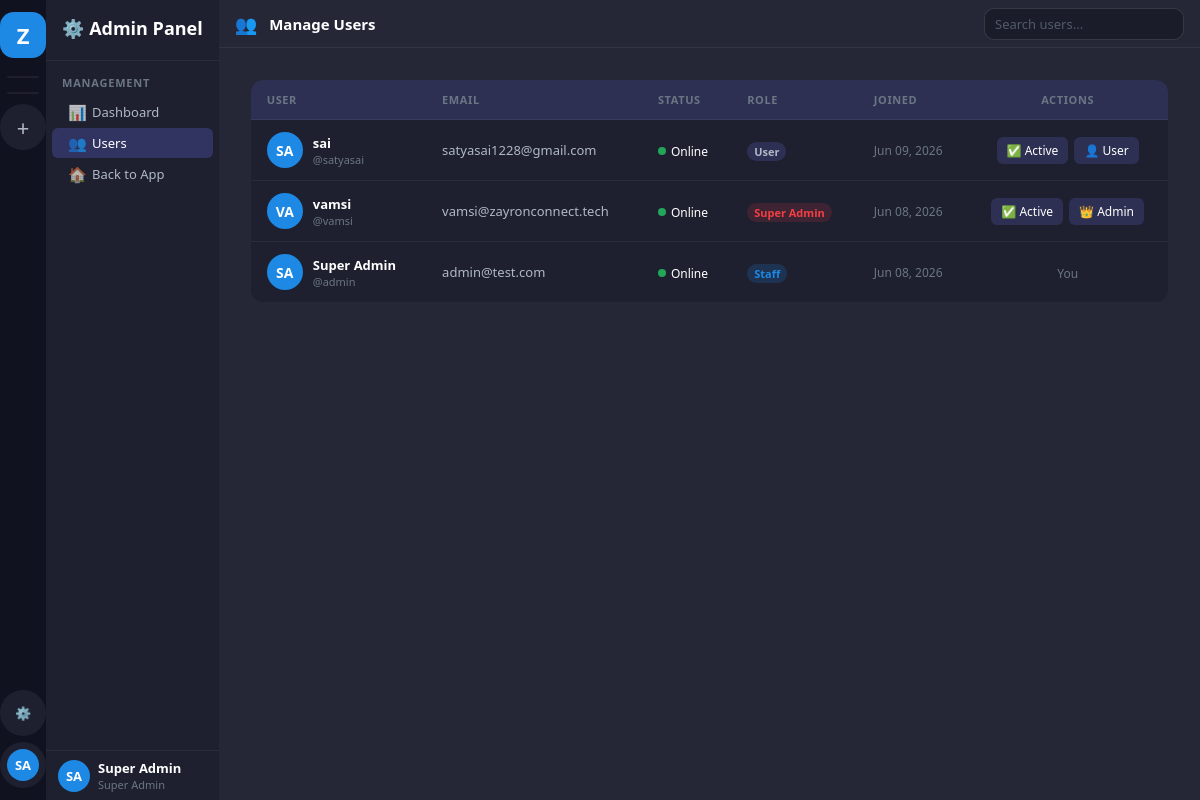
The app's page /admin-panel/users/ (signed in) with its own data.
### accounts/models.py (models this page shows, shortened)
class User(AbstractUser):
    ROLE_CHOICES = [
        ('super_admin', 'Super Admin'),
        ('hr', 'HR'),
        ('employee', 'Employee'),
    ]
    STATUS_CHOICES = [
        ('online', 'Online'),
        ('offline', 'Offline'),
        ('busy', 'Busy'),
        ('away', 'Away'),
    ]
    display_name = models.CharField(max_length=100, blank=True)
    avatar = models.ImageField(upload_to='avatars/', null=True, blank=True)
    is_super_admin = models.BooleanField(default=False)  # Legacy, kept for compatibility
    role = models.CharField(max_length=20, default='employee', choices=ROLE_CHOICES)
    status = models.CharField(max_length=20, default='offline', choices=STATUS_CHOICES)
    bio = models.TextField(blank=True)
    phone = models.CharField(max_length=20, blank=True)
    created_by = models.ForeignKey('self', on_delete=models.SET_NULL, null=True, blank=True, related_name='created_users')
    class Meta:
        db_table = 'zc_users'
    def get_display_name(self):
        return self.display_name or self.get_full_name() or self.username
    def get_status_color(self):
        return {
            'online': '#23a55a',
            'offline': '#80848e',
            'busy': '#f23f43',
            'away': '#f0b232',
        }.get(self.status, '#80848e')
    def get_initials(self):
        name = self.get_display_name()
        parts = name.split()
        if len(parts) >= 2:
            return (parts[0][0] + parts[1][0]).upper()
        return name[:2].upper() if name else 'U'

### accounts/views.py (the view)
# urls.py: path('admin-panel/users/', views.admin_users, name='admin_users'),
@login_required
def admin_users(request):
    if not (request.user.is_super_admin or request.user.is_staff):
        return redirect('dashboard')
    users = User.objects.all().order_by('-date_joined')
    return render(request, 'admin_panel/users.html', {
        'users': users,
        'all_projects': request.user.projects.filter(is_active=True),
    })

### templates/admin_panel/users.html (shortened to what this page needs)
{% extends 'base.html' %}
{% block sidebar %}
<nav class="sidebar-channels">
  <div class="sc-header">
    <h2>⚙️ Admin Panel</h2>
  </div>
  <div class="sc-body">
    <div class="sc-section">
      <div class="sc-section-title">Management</div>
      <a href="/admin-panel/" class="ch-item">
        <span class="ch-icon">📊</span><span class="ch-name">Dashboard</span>
      </a>
      <a href="/admin-panel/users/" class="ch-item active">
        <span class="ch-icon">👥</span><span class="ch-name">Users</span>
      </a>
      <a href="/dashboard/" class="ch-item">
        <span class="ch-icon">🏠</span><span class="ch-name">Back to App</span>
      </a>
    </div>
  </div>
  <div class="sc-userbar">
    <div class="avatar avatar-32" style="background:var(--accent)">{{ user.get_initials }}</div>
    <div style="flex:1;min-width:0"><div class="ub-name">{{ user.get_display_name }}</div><div class="ub-tag">Super Admin</div></div>
  </div>
</nav>
{% endblock %}
{% block content %}
<div class="content-header">
  <span class="ch-icon-lg">👥</span>
  <h3>Manage Users</h3>
  <div class="header-actions">
    <input type="text" id="user-search" class="form-control" placeholder="Search users..." style="width:200px;padding:6px 10px;font-size:13px">
  </div>
</div>
<div class="dashboard-content">
  <div style="background:var(--bg-sidebar-r);border-radius:12px;overflow:hidden">
    <table style="width:100%;border-collapse:collapse" id="users-table">
      <thead>
        <tr style="background:var(--bg-hover)">
          <th style="text-align:left;padding:12px 16px;font-size:11px;color:var(--text-3);text-transform:uppercase;letter-spacing:.6px">User</th>
          <th style="text-align:left;padding:12px 16px;font-size:11px;color:var(--text-3);text-transform:uppercase;letter-spacing:.6px">Email</th>
          <th style="text-align:left;padding:12px 16px;font-size:11px;color:var(--text-3);text-transform:uppercase;letter-spacing:.6px">Status</th>
          <th style="text-align:left;padding:12px 16px;font-size:11px;color:var(--text-3);text-transform:uppercase;letter-spacing:.6px">Role</th>
          <th style="text-align:left;padding:12px 16px;font-size:11px;color:var(--text-3);text-transform:uppercase;letter-spacing:.6px">Joined</th>
          <th style="text-align:center;padding:12px 16px;font-size:11px;color:var(--text-3);text-transform:uppercase;letter-spacing:.6px">Actions</th>
        </tr>
      </thead>
      <tbody>
        {% for u in users %}
        <tr style="border-top:1px solid var(--border)" id="user-row-{{ u.id }}" data-name="{{ u.get_display_name|lower }} {{ u.username|lower }} {{ u.email|lower }}">
          <td style="padding:12px 16px">
            <div style="display:flex;align-items:center;gap:10px">
              <div class="avatar avatar-36" style="background:var(--accent)">
                {% if u.avatar %}<img src="{{ u.avatar.url }}" alt="">{% else %}{{ u.get_initials }}{% endif %}
              </div>
              <div>
                <div style="font-size:13px;font-weight:600">{{ u.get_display_name }}</div>
                <div style="font-size:11px;color:var(--text-3)">@{{ u.username }}</div>
              </div>
            </div>
          </td>
          <td style="padding:12px 16px;font-size:13px;color:var(--text-2)">{{ u.email }}</td>
          <td style="padding:12px 16px">
            <span style="display:inline-flex;align-items:center;gap:5px;font-size:12px">
              <span style="width:8px;height:8px;border-radius:50%;background:{{ u.get_status_color }}"></span>
              {{ u.get_status_display }}
            </span>
          </td>
          <td style="padding:12px 16px">
            {% if u.is_super_admin %}<span class="badge badge-danger">Super Admin</span>
            {% elif u.is_staff %}<span class="badge badge-accent">Staff</span>
            {% else %}<span class="badge" style="background:var(--bg-hover);color:var(--text-2)">User</span>{% endif %}
          </td>
          <td style="padding:12px 16px;font-size:12px;color:var(--text-3)">{{ u.date_joined|date:"M d, Y" }}</td>
          <td style="padding:12px 16px;text-align:center">
            {% if u != user %}
            <div style="display:flex;gap:6px;justify-content:center">
              <button class="btn btn-sm {% if u.is_active %}btn-secondary{% else %}btn-danger{% endif %}"
                      onclick="toggleUser({{ u.id }}, this)"
                      data-active="{{ u.is_active|yesno:'true,false' }}"
                      title="{% if u.is_active %}Disable{% else %}Enable{% endif %}">
                {% if u.is_active %}✅ Active{% else %}❌ Disabled{% endif %}
              </button>
              <button class="btn btn-sm btn-secondary"
                      onclick="toggleAdmin({{ u.id }}, this)"
                      title="Toggle admin">
                {% if u.is_super_admin %}👑 Admin{% else %}👤 User{% endif %}
              </button>
            </div>
            {% else %}
            <span style="font-size:12px;color:var(--text-3)">You</span>
            {% endif %}
          </td>
        </tr>
        {% endfor %}
      </tbody>
    </table>
  </div>
</div>
{% endblock %}

### templates/base.html (shortened to what this page needs)
<!DOCTYPE html>
<html lang="en">
<head>
<link rel="stylesheet" href="/static/css/main.css">
</head>
<body>
<div class="app-shell">
  <nav class="sidebar-projects" id="sidebar-projects">
    <a href="/dashboard/" class="sp-btn sp-logo" title="ZayronConnect">Z</a>
    <div class="sp-divider"></div>
    <div class="sp-divider"></div>
    <a href="/project/create/" class="sp-btn" title="New Project">
      <span style="font-size:22px;font-weight:300">+</span>
    </a>
    {% if user.is_super_admin or user.is_staff %}
    <a href="/admin-panel/" class="sp-btn" title="Admin Panel">
      ⚙️
    </a>
    {% endif %}
    <a href="/profile/" class="sp-btn" title="Profile">
      <div class="avatar avatar-32" style="background:var(--accent)">{{ user.get_initials }}</div>
    </a>
  </nav>
  {% block sidebar %}{% endblock %}
  <main class="main-content" id="main-content">
    {% block content %}{% endblock %}
  </main>
</div>
</body>
</html>

### records on screen
User: get_initials "SA", get_display_name "Super Admin", username "admin", email "admin@test.com", status "Online", is_super_admin "Staff", date_joined "Jun 08, 2026", shows "You"
User: get_initials "SA", get_display_name "sai", username "satyasai", email "satyasai1228@gmail.com", status "Online", is_super_admin "User", date_joined "Jun 09, 2026", is_active "✅ Active"
User: get_initials "VA", get_display_name "vamsi", username "vamsi", email "vamsi@zayronconnect.tech", status "Online", is_super_admin "Super Admin", date_joined "Jun 08, 2026", is_active "✅ Active"
